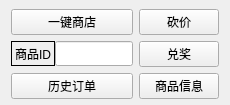
<?xml version="1.0" encoding="UTF-8"?>
<ui version="4.0">
 <class>mall</class>
 <widget class="QWidget" name="mall">
  <property name="geometry">
   <rect>
    <x>0</x>
    <y>0</y>
    <width>230</width>
    <height>105</height>
   </rect>
  </property>
  <property name="minimumSize">
   <size>
    <width>230</width>
    <height>105</height>
   </size>
  </property>
  <property name="maximumSize">
   <size>
    <width>230</width>
    <height>120</height>
   </size>
  </property>
  <property name="windowTitle">
   <string>商店操作</string>
  </property>
  <layout class="QGridLayout" name="gridLayout">
   <property name="leftMargin">
    <number>11</number>
   </property>
   <property name="topMargin">
    <number>4</number>
   </property>
   <property name="rightMargin">
    <number>11</number>
   </property>
   <property name="bottomMargin">
    <number>1</number>
   </property>
   <property name="horizontalSpacing">
    <number>6</number>
   </property>
   <property name="verticalSpacing">
    <number>1</number>
   </property>
   <item row="1" column="0">
    <widget class="QPushButton" name="pushButton_boss">
     <property name="toolTip">
      <string>&lt;!DOCTYPE HTML PUBLIC &quot;-//W3C//DTD HTML 4.0//EN&quot; &quot;http://www.w3.org/TR/REC-html40/strict.dtd&quot;&gt;
&lt;html&gt;&lt;head&gt;&lt;meta name=&quot;qrichtext&quot; content=&quot;1&quot; /&gt;&lt;style type=&quot;text/css&quot;&gt;
p, li { white-space: pre-wrap; }
&lt;/style&gt;&lt;/head&gt;&lt;body style=&quot; font-family:'SimSun'; font-size:9pt; font-weight:400; font-style:normal;&quot;&gt;
&lt;p style=&quot; margin-top:12px; margin-bottom:12px; margin-left:0px; margin-right:0px; -qt-block-indent:0; text-indent:0px;&quot;&gt;执行：看广告20次、幸运抽奖20次、砍价&lt;/p&gt;
&lt;p style=&quot; margin-top:12px; margin-bottom:12px; margin-left:0px; margin-right:0px; -qt-block-indent:0; text-indent:0px;&quot;&gt;&lt;span style=&quot; font-style:italic;&quot;&gt;*当元气值大于10万将不能砍价&lt;/span&gt;&lt;/p&gt;&lt;/body&gt;&lt;/html&gt;</string>
     </property>
     <property name="text">
      <string>一键商店</string>
     </property>
    </widget>
   </item>
   <item row="2" column="1">
    <widget class="QPushButton" name="pushButton_exchange">
     <property name="text">
      <string>兑奖</string>
     </property>
    </widget>
   </item>
   <item row="1" column="1">
    <widget class="QPushButton" name="pushButton_bargain">
     <property name="text">
      <string>砍价</string>
     </property>
    </widget>
   </item>
   <item row="2" column="0">
    <layout class="QHBoxLayout" name="horizontalLayout">
     <property name="spacing">
      <number>0</number>
     </property>
     <item>
      <widget class="QLabel" name="label">
       <property name="maximumSize">
        <size>
         <width>16777215</width>
         <height>25</height>
        </size>
       </property>
       <property name="styleSheet">
        <string notr="true">border-width: 1px;
border-style: solid;
border-color: rgb(0, 0, 0);</string>
       </property>
       <property name="text">
        <string>商品ID</string>
       </property>
      </widget>
     </item>
     <item>
      <widget class="QLineEdit" name="lineEdit_goodsId">
       <property name="minimumSize">
        <size>
         <width>0</width>
         <height>25</height>
        </size>
       </property>
       <property name="alignment">
        <set>Qt::AlignCenter</set>
       </property>
      </widget>
     </item>
    </layout>
   </item>
   <item row="3" column="0">
    <widget class="QPushButton" name="pushButton_record">
     <property name="text">
      <string>历史订单</string>
     </property>
    </widget>
   </item>
   <item row="3" column="1">
    <widget class="QPushButton" name="pushButton_goodsId">
     <property name="text">
      <string>商品信息</string>
     </property>
    </widget>
   </item>
  </layout>
 </widget>
 <tabstops>
  <tabstop>pushButton_boss</tabstop>
  <tabstop>pushButton_bargain</tabstop>
  <tabstop>lineEdit_goodsId</tabstop>
  <tabstop>pushButton_exchange</tabstop>
  <tabstop>pushButton_record</tabstop>
  <tabstop>pushButton_goodsId</tabstop>
 </tabstops>
 <resources/>
 <connections/>
</ui>
